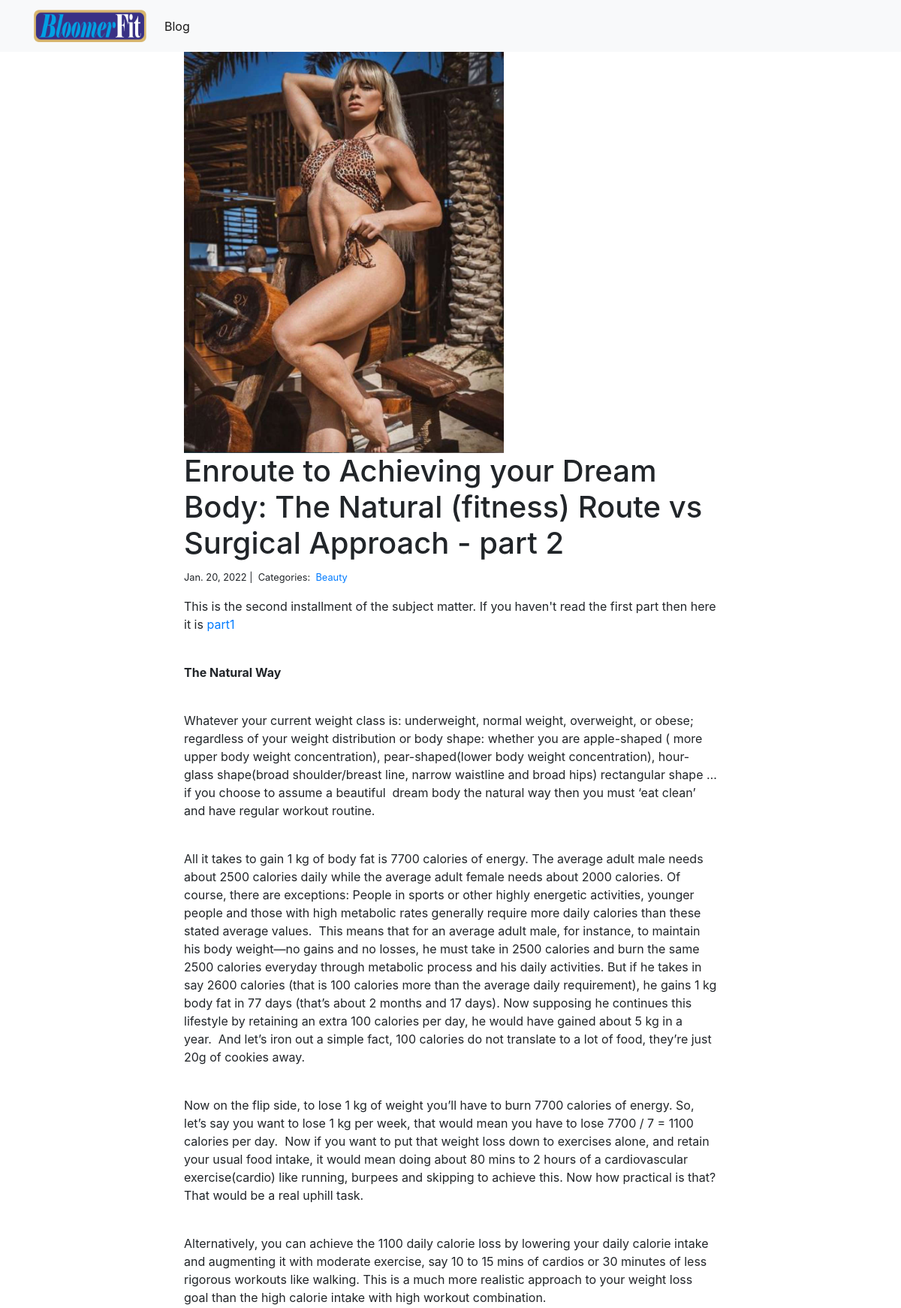
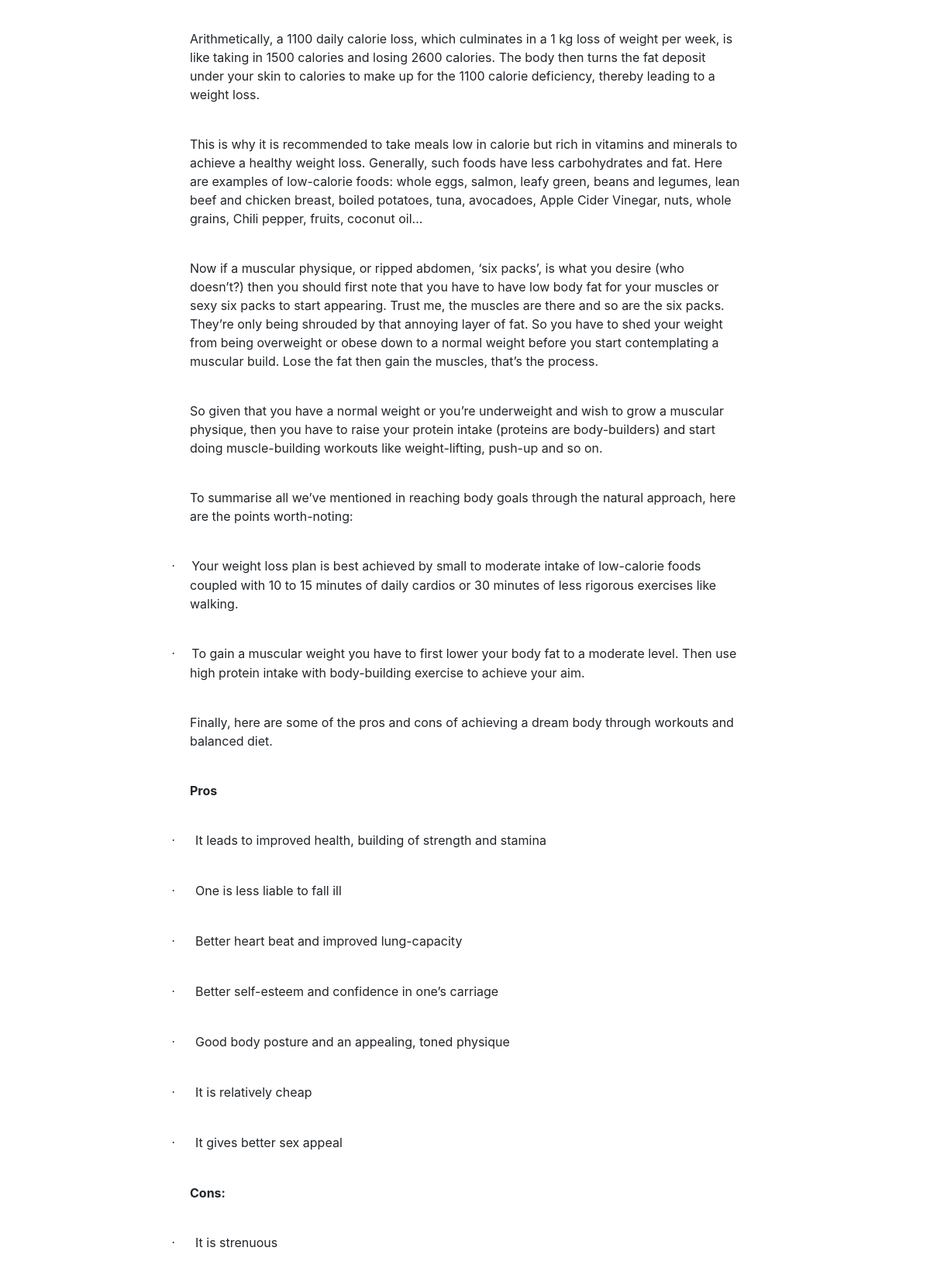
Page /blog/3/ (upper part) on the committed database (2 pictures, top to bottom).
### blog/models.py (models this page shows, shortened)
class Post(models.Model):
    title = models.CharField(max_length=255)
    body = HTMLField()
    created_on = models.DateTimeField(auto_now_add=True)
    last_modified = models.DateTimeField(auto_now=True)
    categories = models.ManyToManyField('Category', related_name='posts')
    image = models.FilePathField(path="C:/Users/USER/Desktop/bloomerfit/bloomerfit/user/static/user/images")

class Category(models.Model):
    name = models.CharField(max_length=20)

### blog/views.py (the view, shortened to what this page needs)
# urls.py: path("<int:pk>/", views.blog_detail, name="blog_detail"),
def blog_detail(request, pk):
    post = Post.objects.get(pk=pk)
    object_list = Post.objects.all().exclude(id=post.id)
    form = CommentForm()
    comments = Comment.objects.filter(post=post)
    num_of_comments = len(comments)
    context = {
        "post": post,
        "comments": comments,
        "form": form,
        "object_list":object_list,
        "num_of_comments":num_of_comments
    }
    return render(request, "blog/blog_detail.html", context)

### blog/templates/blog/blog_detail.html (shortened to what this page needs)
{% extends "blog/base.html" %}
{% load static %}
{% block body %}
<div class="col-md-8 offset-md-2">
    <img  src="{% static post.image %}" alt="image" width="60%">
    <h1>{{ post.title }}</h1>
    <small>
        {{ post.created_on.date }} |&nbsp;
        Categories:&nbsp;
        {% for category in post.categories.all %}
        <a href="{% url 'blog:blog_category' category.name %}">
            {{ category.name }}
        </a>&nbsp;
        {% endfor %}
    </small>
    <p>{{ post.body| safe | linebreaks }}</p>
</div>
{% endblock %}

### rows in the picture
Post: image (picture), title "Enroute to Achieving your Dream Body: The Natural (fitness) Route vs Surgical Approach - part 2", created_on "Jan. 20, 2022", body "This is the second installment of the subject matter. If you haven't read the first part then here it is part1 The Natural Way Whatever your current weight class is: underweight, normal weight, overweight, or obese; regardless of your weight distribution or body shape: whether you are apple-shaped ( more upper body weight concentration), pear-shaped(lower body weight concentration), hour-glass shape(broad shoulder/breast line, narrow waistline and broad hips) rectangular shape … if you choose to assume a beautiful dream body the natural way then you must ‘eat clean’ and have regular workout routine. All it takes to gain 1 kg of body fat is 7700 calories of energy. The average adult male…"
Category: name "Beauty"
